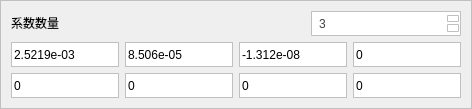
                 <widget class="QWidget" name="widget_20" native="true">
                  <property name="styleSheet">
                   <string notr="true">QWidget {
    border: 1px solid rgb(192, 192, 192); /* 默认边框颜色 */
}</string>
                  </property>
                  <layout class="QGridLayout" name="gridLayout_24">
                   <item row="0" column="0">
                    <layout class="QVBoxLayout" name="verticalLayout_15">
                     <item>
                      <layout class="QHBoxLayout" name="horizontalLayout_22">
                       <property name="spacing">
                        <number>0</number>
                       </property>
                       <item>
                        <widget class="QLabel" name="label_36">
                         <property name="minimumSize">
                          <size>
                           <width>120</width>
                           <height>25</height>
                          </size>
                         </property>
                         <property name="maximumSize">
                          <size>
                           <width>120</width>
                           <height>25</height>
                          </size>
                         </property>
                         <property name="styleSheet">
                          <string notr="true">QLabel {
    border: none; /* 去掉边框 */
    background: transparent; /* 设置背景透明（可选） */
}</string>
                         </property>
                         <property name="text">
                          <string>&lt;html&gt;&lt;head/&gt;&lt;body&gt;&lt;p&gt;系数数量&lt;/p&gt;&lt;/body&gt;&lt;/html&gt;</string>
                         </property>
                        </widget>
                       </item>
                       <item>
                        <spacer name="horizontalSpacer_36">
                         <property name="orientation">
                          <enum>Qt::Horizontal</enum>
                         </property>
                         <property name="sizeHint" stdset="0">
                          <size>
                           <width>40</width>
                           <height>20</height>
                          </size>
                         </property>
                        </spacer>
                       </item>
                       <item>
                        <widget class="QSpinBox" name="spinBox_3">
                         <property name="minimumSize">
                          <size>
                           <width>150</width>
                           <height>25</height>
                          </size>
                         </property>
                         <property name="maximumSize">
                          <size>
                           <width>150</width>
                           <height>25</height>
                          </size>
                         </property>
                         <property name="styleSheet">
                          <string notr="true">/* QSpinBox整体样式 */
QSpinBox {
    border: 1px solid rgb(192, 192, 192); /* 边框颜色 */
    border-radius: 1px;                  /* 圆角 */
    padding: 2px 5px;                    /* 内边距 */
    color: rgb(64, 64, 64);              /* 字体颜色 */
}

/* 鼠标悬停时的样式 */
QSpinBox:hover {
    border: 1px solid rgb(160,160,160); /* 边框变暗 */
}

/* 禁用状态的样式 */
QSpinBox:disabled {
    background: rgb(224, 224, 224);      /* 灰色背景 */
    color: rgb(128, 128, 128);           /* 字体颜色变灰 */
    border: 2px solid rgb(192, 192, 192); /* 边框颜色保持一致 */
}

/* 上下按钮的样式 */
QSpinBox::up-button, QSpinBox::down-button {
    background: rgb(255, 255, 255);      /* 按钮背景颜色 */
    border: 1px solid rgb(192, 192, 192); /* 边框颜色 */
    margin: 0.5px;                         /* 按钮与边框的间距 */
    border-radius: 1px;                  /* 按钮圆角 */
}

/* 鼠标悬停时按钮的样式 */
QSpinBox::up-button:hover, QSpinBox::down-button:hover {
    background: rgb(242,242,242);      /* 按钮背景变暗 */
}

/* 按下按钮时的样式 */
QSpinBox::up-button:pressed, QSpinBox::down-button:pressed {
    background: rgb(160, 160, 160);      /* 按钮背景更暗 */
}

/* 上按钮的箭头样式 */
QSpinBox::up-arrow {
    image: url(../res/up-arrow.png); /* 替换为你的上箭头图标路径 */
}

/* 下按钮的箭头样式 */
QSpinBox::down-arrow {
    image: url(:/res/down-arrow.png); /* 替换为你的下箭头图标路径 */

}

/* 禁用状态下的按钮样式 */
QSpinBox::up-button:disabled, QSpinBox::down-button:disabled {
    background: rgb(224, 224, 224);      /* 按钮背景变灰 */
}

QSpinBox QLineEdit::selection {
    background: rgb(192, 192, 192); /* 设置选中背景色为灰色 */
    color: rgb(255, 255, 255);     /* 设置选中文字颜色为白色 */
}</string>
                         </property>
                         <property name="minimum">
                          <number>1</number>
                         </property>
                         <property name="maximum">
                          <number>8</number>
                         </property>
                         <property name="value">
                          <number>3</number>
                         </property>
                        </widget>
                       </item>
                      </layout>
                     </item>
                     <item>
                      <layout class="QGridLayout" name="gridLayout_25">
                       <item row="0" column="0">
                        <widget class="QLineEdit" name="lineEdit_55">
                         <property name="minimumSize">
                          <size>
                           <width>0</width>
                           <height>25</height>
                          </size>
                         </property>
                         <property name="maximumSize">
                          <size>
                           <width>16777215</width>
                           <height>25</height>
                          </size>
                         </property>
                         <property name="styleSheet">
                          <string notr="true">QLineEdit {
    border: 1px solid rgb(192, 192, 192); /* 默认边框颜色 */
    background: white;                   /* 默认背景颜色 */
    color: black;                        /* 默认文字颜色 */
}

QLineEdit:focus {
    border: 1px solid rgb(50, 170, 233); /* 焦点时的边框颜色 */
    outline: none;                       /* 移除默认虚线框 */
}

QLineEdit:disabled {
    background: rgb(240, 240, 240);      /* 不可用时的背景颜色 */
    color: rgb(128, 128, 128);           /* 不可用时的文字颜色 */
}</string>
                         </property>
                         <property name="text">
                          <string>2.5219e-03</string>
                         </property>
                        </widget>
                       </item>
                       <item row="0" column="1">
                        <widget class="QLineEdit" name="lineEdit_56">
                         <property name="minimumSize">
                          <size>
                           <width>0</width>
                           <height>25</height>
                          </size>
                         </property>
                         <property name="maximumSize">
                          <size>
                           <width>16777215</width>
                           <height>25</height>
                          </size>
                         </property>
                         <property name="styleSheet">
                          <string notr="true">QLineEdit {
    border: 1px solid rgb(192, 192, 192); /* 默认边框颜色 */
    background: white;                   /* 默认背景颜色 */
    color: black;                        /* 默认文字颜色 */
}

QLineEdit:focus {
    border: 1px solid rgb(50, 170, 233); /* 焦点时的边框颜色 */
    outline: none;                       /* 移除默认虚线框 */
}

QLineEdit:disabled {
    background: rgb(240, 240, 240);      /* 不可用时的背景颜色 */
    color: rgb(128, 128, 128);           /* 不可用时的文字颜色 */
}</string>
                         </property>
                         <property name="text">
                          <string>8.506e-05</string>
                         </property>
                        </widget>
                       </item>
                       <item row="0" column="2">
                        <widget class="QLineEdit" name="lineEdit_57">
                         <property name="minimumSize">
                          <size>
                           <width>0</width>
                           <height>25</height>
                          </size>
                         </property>
                         <property name="maximumSize">
                          <size>
                           <width>16777215</width>
                           <height>25</height>
                          </size>
                         </property>
                         <property name="styleSheet">
                          <string notr="true">QLineEdit {
    border: 1px solid rgb(192, 192, 192); /* 默认边框颜色 */
    background: white;                   /* 默认背景颜色 */
    color: black;                        /* 默认文字颜色 */
}

QLineEdit:focus {
    border: 1px solid rgb(50, 170, 233); /* 焦点时的边框颜色 */
    outline: none;                       /* 移除默认虚线框 */
}

QLineEdit:disabled {
    background: rgb(240, 240, 240);      /* 不可用时的背景颜色 */
    color: rgb(128, 128, 128);           /* 不可用时的文字颜色 */
}</string>
                         </property>
                         <property name="text">
                          <string>-1.312e-08</string>
                         </property>
                        </widget>
                       </item>
                       <item row="0" column="3">
                        <widget class="QLineEdit" name="lineEdit_58">
                         <property name="minimumSize">
                          <size>
                           <width>0</width>
                           <height>25</height>
                          </size>
                         </property>
                         <property name="maximumSize">
                          <size>
                           <width>16777215</width>
                           <height>25</height>
                          </size>
                         </property>
                         <property name="styleSheet">
                          <string notr="true">QLineEdit {
    border: 1px solid rgb(192, 192, 192); /* 默认边框颜色 */
    background: white;                   /* 默认背景颜色 */
    color: black;                        /* 默认文字颜色 */
}

QLineEdit:focus {
    border: 1px solid rgb(50, 170, 233); /* 焦点时的边框颜色 */
    outline: none;                       /* 移除默认虚线框 */
}

QLineEdit:disabled {
    background: rgb(240, 240, 240);      /* 不可用时的背景颜色 */
    color: rgb(128, 128, 128);           /* 不可用时的文字颜色 */
}</string>
                         </property>
                         <property name="text">
                          <string>0</string>
                         </property>
                        </widget>
                       </item>
                       <item row="1" column="0">
                        <widget class="QLineEdit" name="lineEdit_59">
                         <property name="minimumSize">
                          <size>
                           <width>0</width>
                           <height>25</height>
                          </size>
                         </property>
                         <property name="maximumSize">
                          <size>
                           <width>16777215</width>
                           <height>25</height>
                          </size>
                         </property>
                         <property name="styleSheet">
                          <string notr="true">QLineEdit {
    border: 1px solid rgb(192, 192, 192); /* 默认边框颜色 */
    background: white;                   /* 默认背景颜色 */
    color: black;                        /* 默认文字颜色 */
}

QLineEdit:focus {
    border: 1px solid rgb(50, 170, 233); /* 焦点时的边框颜色 */
    outline: none;                       /* 移除默认虚线框 */
}

QLineEdit:disabled {
    background: rgb(240, 240, 240);      /* 不可用时的背景颜色 */
    color: rgb(128, 128, 128);           /* 不可用时的文字颜色 */
}</string>
                         </property>
                         <property name="text">
                          <string>0</string>
                         </property>
                        </widget>
                       </item>
                       <item row="1" column="1">
                        <widget class="QLineEdit" name="lineEdit_60">
                         <property name="minimumSize">
                          <size>
                           <width>0</width>
                           <height>25</height>
                          </size>
                         </property>
                         <property name="maximumSize">
                          <size>
                           <width>16777215</width>
                           <height>25</height>
                          </size>
                         </property>
                         <property name="styleSheet">
                          <string notr="true">QLineEdit {
    border: 1px solid rgb(192, 192, 192); /* 默认边框颜色 */
    background: white;                   /* 默认背景颜色 */
    color: black;                        /* 默认文字颜色 */
}

QLineEdit:focus {
    border: 1px solid rgb(50, 170, 233); /* 焦点时的边框颜色 */
    outline: none;                       /* 移除默认虚线框 */
}

QLineEdit:disabled {
    background: rgb(240, 240, 240);      /* 不可用时的背景颜色 */
    color: rgb(128, 128, 128);           /* 不可用时的文字颜色 */
}</string>
                         </property>
                         <property name="text">
                          <string>0</string>
                         </property>
                        </widget>
                       </item>
                       <item row="1" column="2">
                        <widget class="QLineEdit" name="lineEdit_61">
                         <property name="minimumSize">
                          <size>
                           <width>0</width>
                           <height>25</height>
                          </size>
                         </property>
                         <property name="maximumSize">
                          <size>
                           <width>16777215</width>
                           <height>25</height>
                          </size>
                         </property>
                         <property name="styleSheet">
                          <string notr="true">QLineEdit {
    border: 1px solid rgb(192, 192, 192); /* 默认边框颜色 */
    background: white;                   /* 默认背景颜色 */
    color: black;                        /* 默认文字颜色 */
}

QLineEdit:focus {
    border: 1px solid rgb(50, 170, 233); /* 焦点时的边框颜色 */
    outline: none;                       /* 移除默认虚线框 */
}

QLineEdit:disabled {
    background: rgb(240, 240, 240);      /* 不可用时的背景颜色 */
    color: rgb(128, 128, 128);           /* 不可用时的文字颜色 */
}</string>
                         </property>
                         <property name="text">
                          <string>0</string>
                         </property>
                        </widget>
                       </item>
                       <item row="1" column="3">
                        <widget class="QLineEdit" name="lineEdit_62">
                         <property name="minimumSize">
                          <size>
                           <width>0</width>
                           <height>25</height>
                          </size>
                         </property>
                         <property name="maximumSize">
                          <size>
                           <width>16777215</width>
                           <height>25</height>
                          </size>
                         </property>
                         <property name="styleSheet">
                          <string notr="true">QLineEdit {
    border: 1px solid rgb(192, 192, 192); /* 默认边框颜色 */
    background: white;                   /* 默认背景颜色 */
    color: black;                        /* 默认文字颜色 */
}

QLineEdit:focus {
    border: 1px solid rgb(50, 170, 233); /* 焦点时的边框颜色 */
    outline: none;                       /* 移除默认虚线框 */
}

QLineEdit:disabled {
    background: rgb(240, 240, 240);      /* 不可用时的背景颜色 */
    color: rgb(128, 128, 128);           /* 不可用时的文字颜色 */
}</string>
                         </property>
                         <property name="text">
                          <string>0</string>
                         </property>
                        </widget>
                       </item>
                      </layout>
                     </item>
                    </layout>
                   </item>
                  </layout>
                 </widget>
